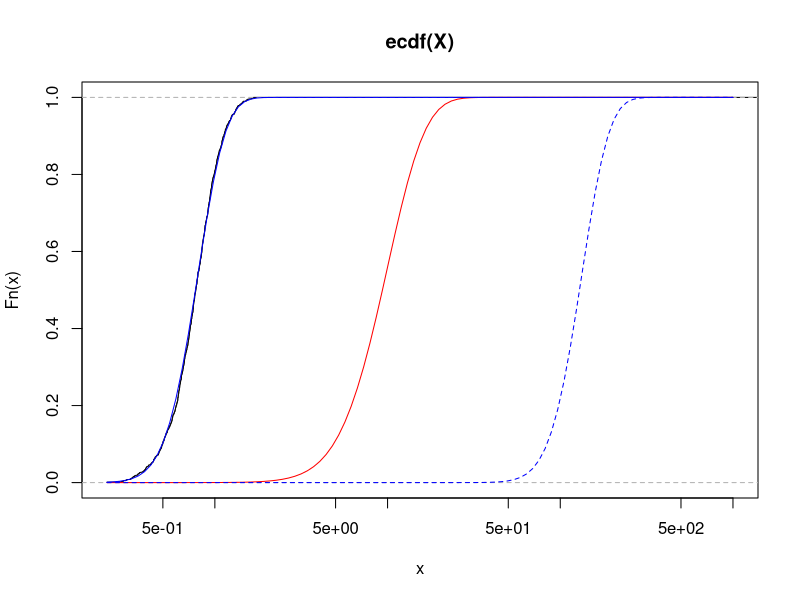
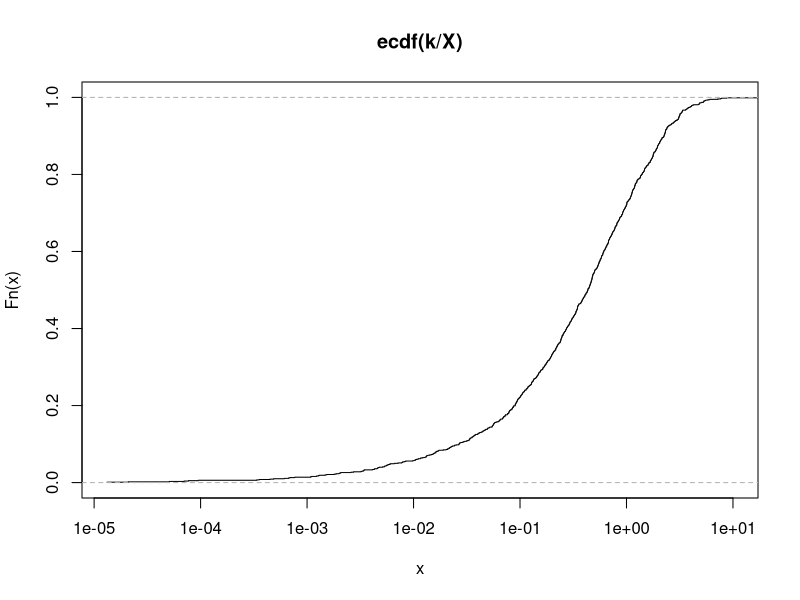
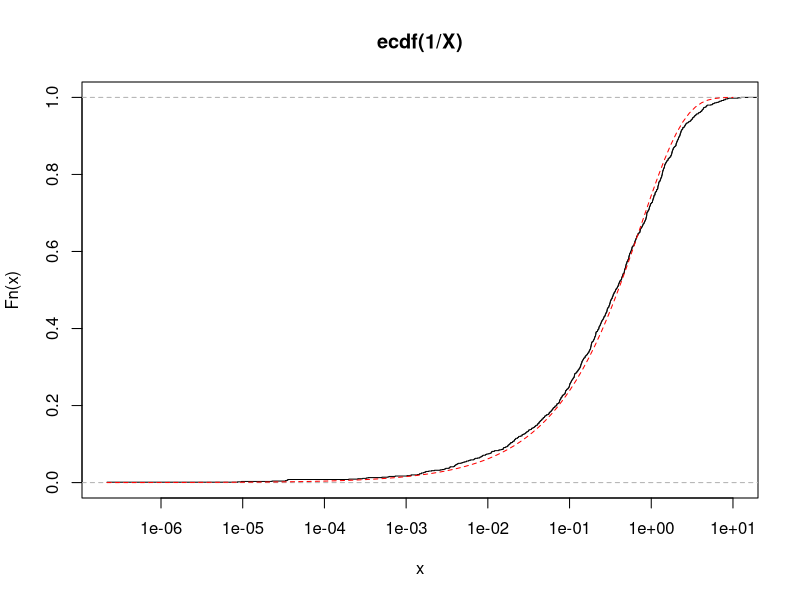

Write the R code that produced these figures, in order.
library(MASS)

k <- 20
X <- replicate(1000,sum(rnorm(k,sd=1/sqrt(rgamma(1,0.6,0.8)))^2))
X <- replicate(1000,sum(rnorm(k,sd=0.2)^2))

plot(ecdf(X),xlim=c(min(X),1000),log="x")
curve(pchisq(x,df=k-10),col="red",add=TRUE)
curve(pgamma(x, shape=k/2, scale=2*mean(X)/k),col="blue",add=TRUE)

mean(X)

##  SO...
##  chisq = gamma when var of norms = 1. when vars != 1 (but still
##  var_i = var_j \forall i,j) then sum of norms^2 is still
##  gamma. this seems related to fact that scale = 2/k for case where
##  vars = 1 and when vars != 1 we need a scale, specifically <x>
##  which is not accounted for by the chisq. when var_i != var_j then
##  everything breaks down

par <- fitdistr(X,dgamma,list(shape=1,scale=1))
with(par,curve(pgamma(x,estimate[1],estimate[2]),col="blue",lty=2,add=TRUE))

X <- replicate(1000,sum(rnorm(k,sd=1/sqrt(rgamma(1,0.6,0.8)))^2))
plot(ecdf(k/X),log="x",xlim=c(min(k/X),10))

X <- replicate(1000,var(rnorm(k,sd=1/sqrt(rgamma(1,0.6,0.8)))))
plot(ecdf(1/X),log="x",xlim=c(min(1/X),10))

curve(pgamma(x,0.6,0.8),col="red",lty=2,add=TRUE)


